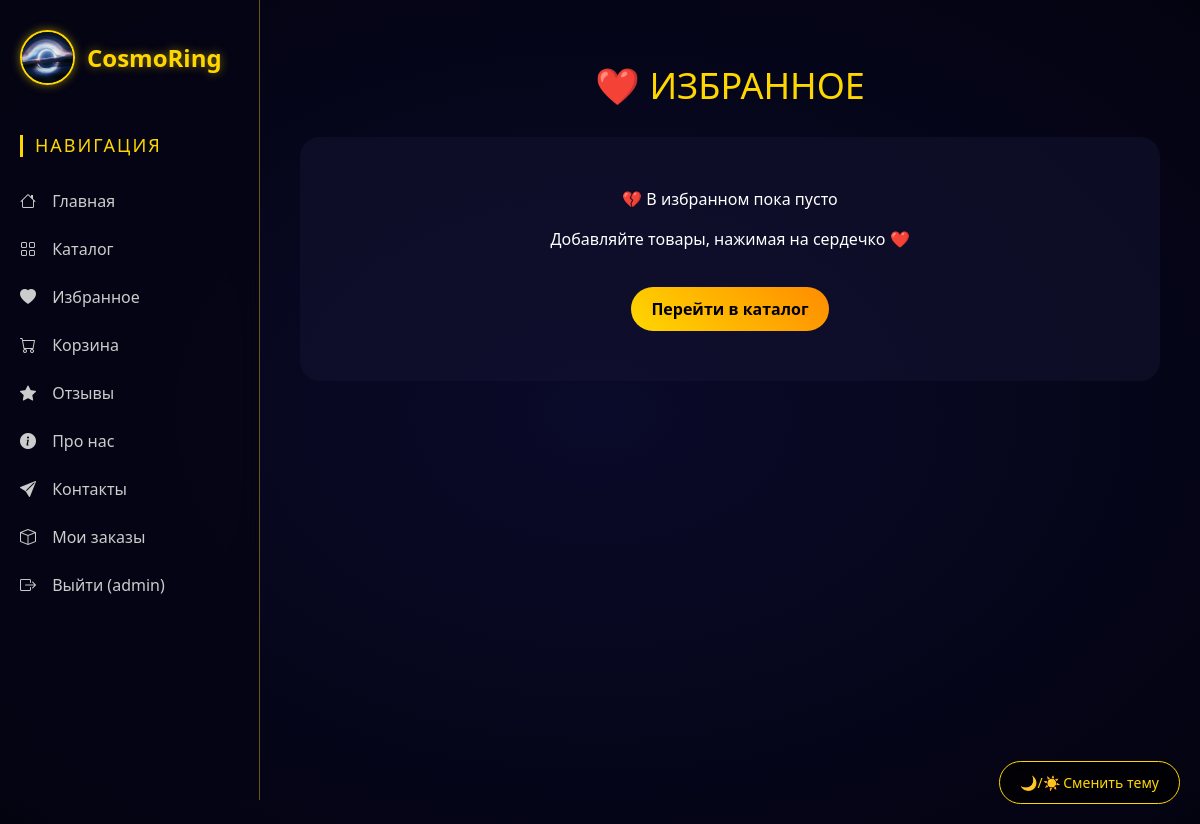
/favorites/ (signed in), run on an earlier commit of the app's database.
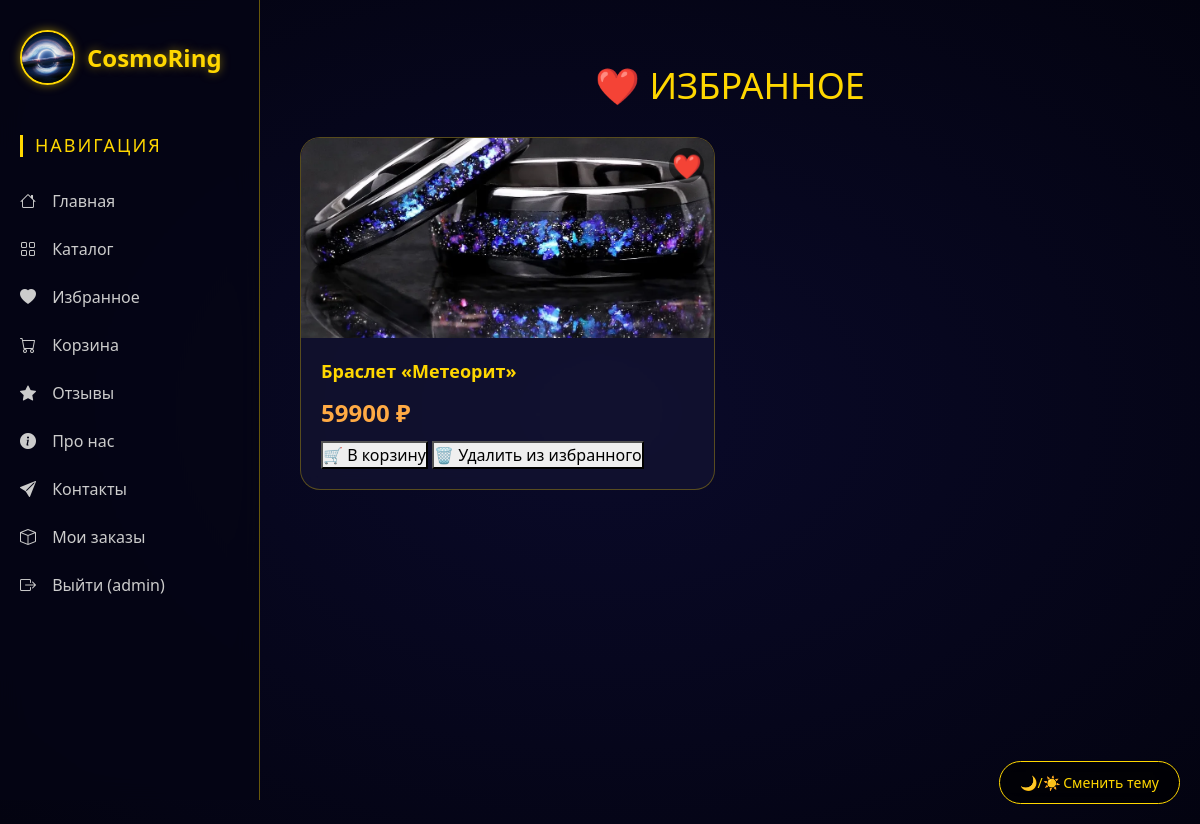
And on a later commit of the database.
### favorites/models.py (models this page shows, shortened)
class Favorite(models.Model):
    user = models.ForeignKey(settings.AUTH_USER_MODEL, on_delete=models.CASCADE, related_name='favorites')
    product = models.ForeignKey(Product, on_delete=models.CASCADE, related_name='favorited_by')
    added_at = models.DateTimeField(auto_now_add=True)
    class Meta:
        unique_together = ('user', 'product')
        verbose_name = 'Избранное'
        verbose_name_plural = 'Избранное'

### main/models.py (models this page shows, shortened)
class Product(models.Model):
    CATEGORY_CHOICES = [
        ('ring', 'Кольцо'),
        ('earrings', 'Серьги'),
        ('necklace', 'Подвеска'),
        ('bracelet', 'Браслет'),
    ]
    MATERIAL_CHOICES = [
        ('gold', 'Золото'),
        ('silver', 'Серебро'),
        ('rose', 'Розовое золото'),
        ('platinum', 'Платина'),
        ('black', 'Чёрное золото'),
        ('meteorite', 'Метеорит'),
    ]
    name = models.CharField('Название', max_length=200)
    category = models.CharField('Категория', max_length=20, choices=CATEGORY_CHOICES, default='ring')
    material = models.CharField('Материал', max_length=20, choices=MATERIAL_CHOICES, default='gold')
    price = models.DecimalField('Цена (₽)', max_digits=10, decimal_places=0, default=0)
    description = models.TextField('Описание', blank=True)
    characteristics = models.TextField('Характеристики', blank=True)
    image = models.ImageField('Изображение', upload_to='products/', blank=True, null=True)
    is_new = models.BooleanField('Новинка', default=False)
    is_bestseller = models.BooleanField('Хит продаж', default=False)
    created_at = models.DateTimeField('Дата добавления', auto_now_add=True)
    class Meta:
        verbose_name = 'Товар'
        verbose_name_plural = 'Товары'
        ordering = ['-created_at']

### favorites/views.py (the view)
# urls.py: path('', views.favorites_view, name='favorites'),
@login_required
def favorites_view(request):
    favorites = Favorite.objects.filter(user=request.user).select_related('product')
    return render(request, 'favorites/favorites.html', {'favorites': favorites})

### favorites/templates/favorites/favorites.html (shortened to what this page needs)
﻿{% extends 'main/layout.html' %}
{% load static %}
{% block content %}
<link rel="stylesheet" href="{% static 'main/css/favorites.css' %}">
<div class="favorites-container">
    <h1 class="favorites-title">❤️ ИЗБРАННОЕ</h1>
    {% if favorites %}
    <div class="favorites-grid">
        {% for item in favorites %}
        <div class="favorite-card">
            <div class="heart-icon">❤️</div>
            <div class="favorite-image">
                {% if item.product.image %}
                <img src="{{ item.product.image.url }}" alt="{{ item.product.name }}" style="width: 100%; height: 100%; object-fit: cover;">
                {% else %}
                {% if item.product.category == 'ring' %}💍
                {% elif item.product.category == 'earrings' %}✨
                {% elif item.product.category == 'necklace' %}📿
                {% else %}🔗{% endif %}
                {% endif %}
            </div>
            <div class="favorite-info">
                <div class="favorite-name">{{ item.product.name }}</div>
                <div class="favorite-price">{{ item.product.price|floatformat:0 }} ₽</div>
                <a href="{% url 'add_to_cart' item.product.id %}">
                    <button class="btn-to-cart">🛒 В корзину</button>
                </a>
                <a href="{% url 'remove_from_favorites' item.product.id %}">
                    <button class="btn-remove">🗑️ Удалить из избранного</button>
                </a>
            </div>
        </div>
        {% endfor %}
    </div>
    {% else %}
    <div class="favorites-empty">
        <p>💔 В избранном пока пусто</p>
        <p>Добавляйте товары, нажимая на сердечко ❤️</p>
        <a href="{% url 'catalog' %}" class="btn-buy" style="display: inline-block; margin-top: 20px;">Перейти в каталог</a>
    </div>
    {% endif %}
</div>
{% endblock %}

What changed in the data, as far as the page shows it:
added Favorite: product.image (picture), product.name "Браслет «Метеорит»", product.price "59900"
Also different on the page:
text no longer shown: "💔 В избранном пока пусто Добавляйте товары, нажимая на сердечко ❤️ Перейти в каталог"
